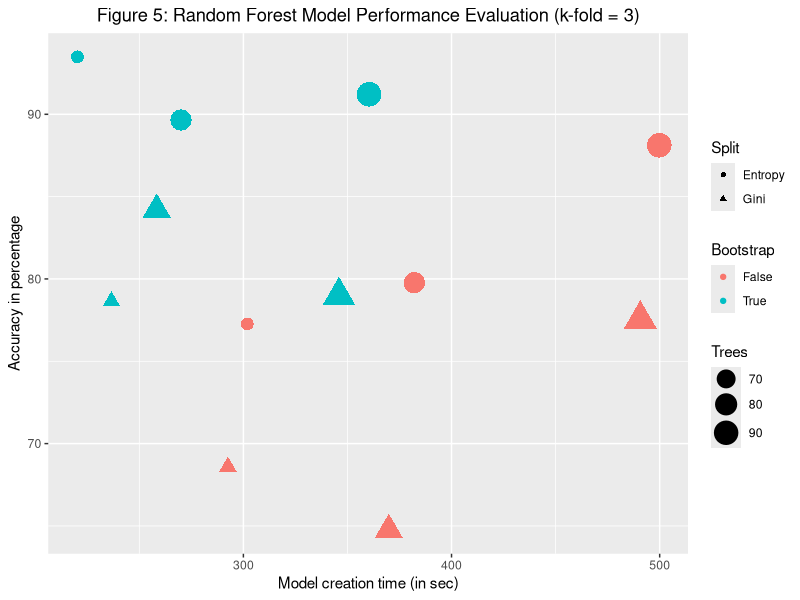
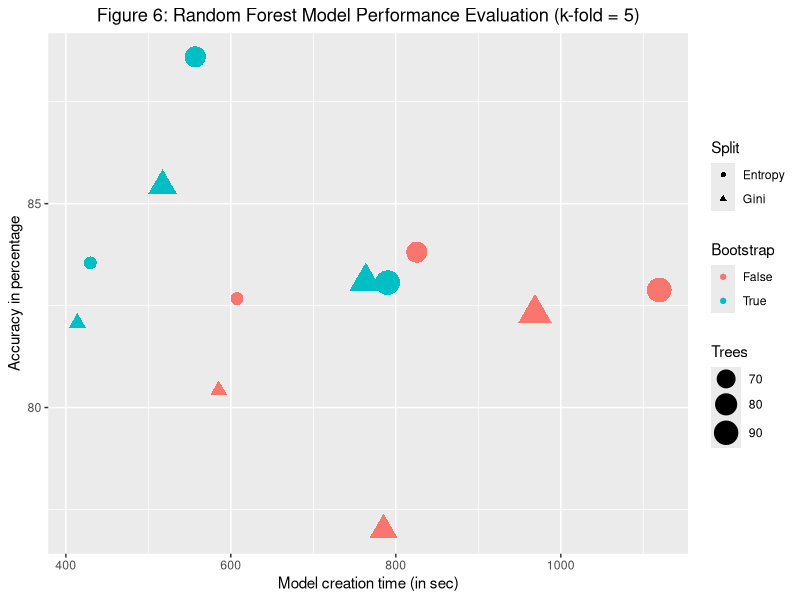
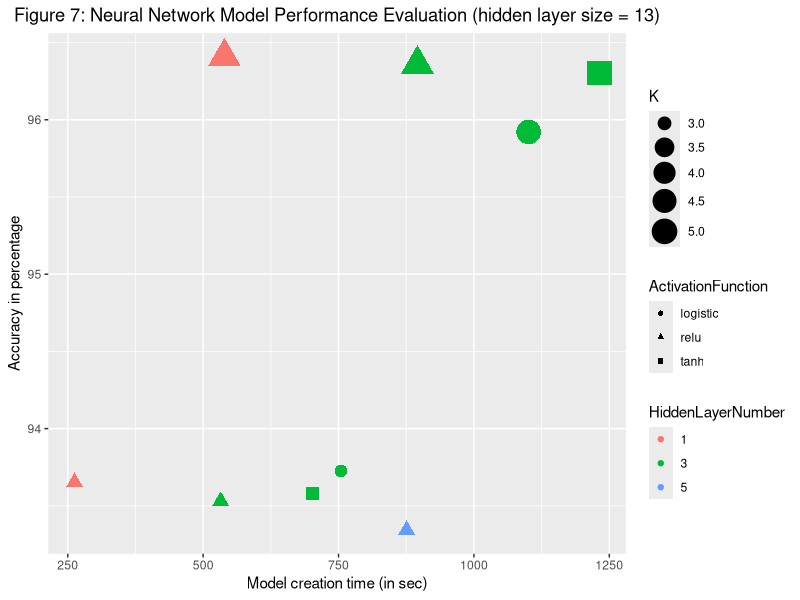
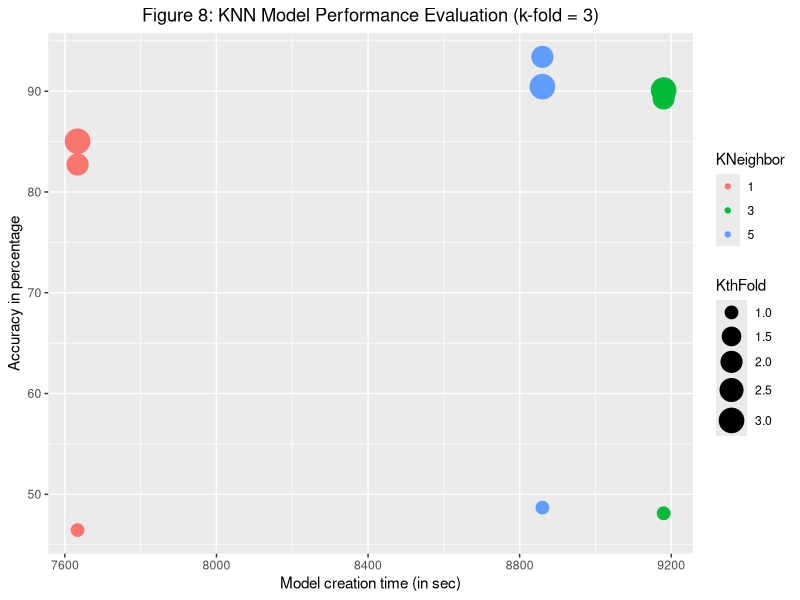
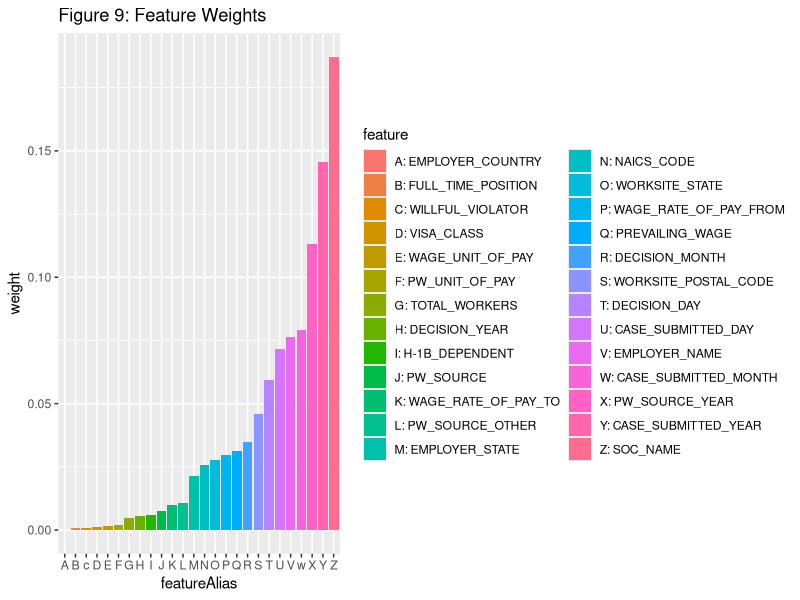
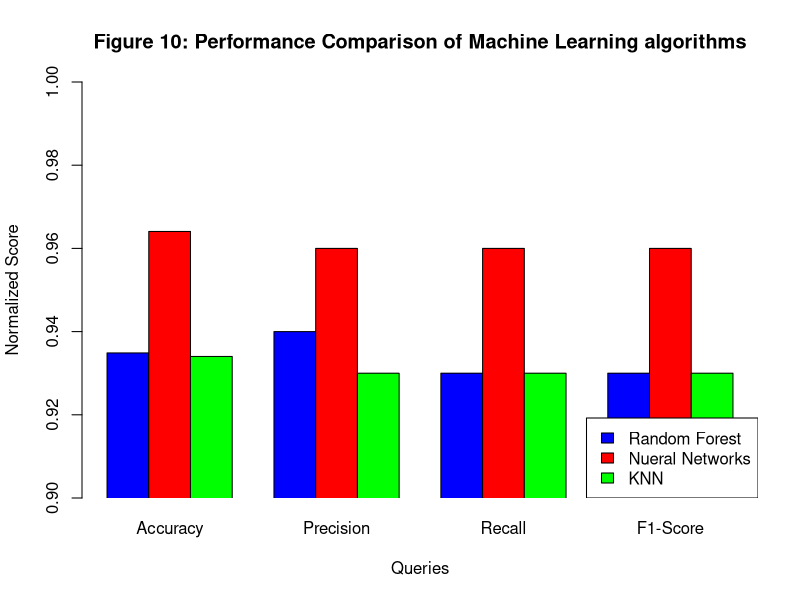

These charts were generated, in order, by the following R code:
## ---- chunk 1
require(ggplot2)

Split <- c("Gini","Entropy","Gini","Entropy","Gini","Entropy","Gini","Entropy","Gini","Entropy","Gini","Entropy")
Trees <- c(96,96,96,96,64,64,64,64,80,80,80,80)
Bootstrap <- c("True","True","False","False","True","True","False","False","True","True","False","False")
ExecTime <- c(345.911999941,360.375999928,490.691000223,499.792999983,236.613000154,220.23300004,292.562000036,301.836999893,258.349999905,270.014000177,369.857000113,382.128999949)
Accuracy <- c(78.9718537873839,91.2158823028203,77.55062626033117,88.1189468601778,78.65886563094662,93.48746059246216,68.60841607779872,77.27058422562413,84.2023346303502,89.65491777670482,64.74821778522536,79.77562555028544)
msdtable <- data.frame(Split,Trees,Bootstrap,ExecTime,Accuracy)
ggplot(msdtable, aes(x=ExecTime, y=Accuracy, size=Trees, color=Bootstrap, shape=Split)) +
  geom_point() +
  scale_size_continuous(range = c(4,8)) +
  xlab("Model creation time (in sec)") +
  ylab("Accuracy in percentage") +
  ggtitle("Figure 5: Random Forest Model Performance Evaluation (k-fold = 3)") +
  theme(plot.title = element_text(hjust = 0.5))
## ---- chunk 2
require(ggplot2)

Split <- c("Gini","Entropy","Gini","Entropy","Gini","Entropy","Gini","Entropy","Gini","Entropy","Gini","Entropy")
Trees <- c(96,96,96,96,64,64,64,64,80,80,80,80)
Bootstrap <- c("True","True","False","False","True","True","False","False","True","True","False","False")
ExecTime <- c(763.559999943,790.118000031,968.715999842,1119.35899997,413.936999798,429.585000038,585.284000158,607.549999952,517.230999947,556.832999945,785.162000179,825.488000154)
Accuracy <- c(83.0867107841745,83.06209586564042,82.3198613990741,82.88127088717847,82.07560566900509,83.54776714287067,80.41977903376977,82.67015062436688,85.44406259763129,88.59855908053812,76.99451844698798,83.81001069802228)
msdtable <- data.frame(Split,Trees,Bootstrap,ExecTime,Accuracy)
ggplot(msdtable, aes(x=ExecTime, y=Accuracy, size=Trees, color=Bootstrap, shape=Split)) +
  geom_point() +
  scale_size_continuous(range = c(4,8)) +
  xlab("Model creation time (in sec)") +
  ylab("Accuracy in percentage") +
  ggtitle("Figure 6: Random Forest Model Performance Evaluation (k-fold = 5)") +
  theme(plot.title = element_text(hjust = 0.5))
## ---- chunk 3
require(ggplot2)

ActivationFunction <- c("relu","relu","relu","relu","relu","logistic","logistic","tanh","tanh")
K <- c(3,5,5,3,3,5,3,5,3)
HiddenLayerNumber <- c("3","3","1","1","5","3","3","3","3")
ExecTime <- c(532.31799984,895.649999857,539.296000004,262.450999975,875.738000154,1101.01499987,754.384000063,1232.23599982,701.914000034)
Accuracy <- c(93.53002658426303,96.35888551222699,96.40716862165924,93.65215514303242,93.34314148735542,95.92149734442899,93.7260003181023,96.30302858170732,93.58171820681194)
msdtable <- data.frame(ActivationFunction,K,HiddenLayerNumber,ExecTime,Accuracy)
ggplot(msdtable, aes(x=ExecTime, y=Accuracy, size=K, color=HiddenLayerNumber, shape=ActivationFunction)) +
  geom_point() +
  scale_size_continuous(range = c(4,8)) +
  xlab("Model creation time (in sec)") +
  ylab("Accuracy in percentage") +
  ggtitle("Figure 7: Neural Network Model Performance Evaluation (hidden layer size = 13)") +
  theme(plot.title = element_text(hjust = 0.5))
## ---- chunk 4
require(ggplot2)

KNeighbor <- c("1","1","1","3","3","3","5","5","5")
KthFold <- c(1,2,3,1,2,3,1,2,3)
ExecTime <- c(7633.49699998,7633.49699998,7633.49699998,9180,9180,9180,8860.14700007,8860.14700007,8860.14700007)
Accuracy <- c(46.451759493311364,82.72146326223408,85.03044693372111,48.11553864068846,89.2834218523673,90.10247438140465,48.67675878326565,93.40282314181033,90.45068278384949)
msdtable <- data.frame(KthFold,KNeighbor,ExecTime,Accuracy)
ggplot(msdtable, aes(x=ExecTime, y=Accuracy, size=KthFold,color=KNeighbor)) +
  geom_point() +
  scale_size_continuous(range = c(4,8)) +
  xlab("Model creation time (in sec)") +
  ylab("Accuracy in percentage") +
  ggtitle("Figure 8: KNN Model Performance Evaluation (k-fold = 3)") +
  theme(plot.title = element_text(hjust = 0.5))
## ---- chunk 5
library('knitr')
library('ggplot2')
require('gridExtra')
featureAlias <- c("A","B","c","D","E","F","G","H","I","J","K","L","M","N","O","P","Q","R","S","T","U","V","w","X","Y","Z")
feature <- c("A: EMPLOYER_COUNTRY", "B: FULL_TIME_POSITION", "C: WILLFUL_VIOLATOR", "D: VISA_CLASS", "E: WAGE_UNIT_OF_PAY", "F: PW_UNIT_OF_PAY", "G: TOTAL_WORKERS", "H: DECISION_YEAR", "I: H-1B_DEPENDENT", "J: PW_SOURCE", "K: WAGE_RATE_OF_PAY_TO", "L: PW_SOURCE_OTHER", "M: EMPLOYER_STATE", "N: NAICS_CODE", "O: WORKSITE_STATE", "P: WAGE_RATE_OF_PAY_FROM", "Q: PREVAILING_WAGE", "R: DECISION_MONTH", "S: WORKSITE_POSTAL_CODE", "T: DECISION_DAY", "U: CASE_SUBMITTED_DAY", "V: EMPLOYER_NAME", "W: CASE_SUBMITTED_MONTH", "X: PW_SOURCE_YEAR", "Y: CASE_SUBMITTED_YEAR", "Z: SOC_NAME")
weight <- c(0.0, 0.0007830942186212831, 0.000927174138450827, 0.0013209130542083407, 0.0014978174332684582, 0.001926613865431721, 0.004696222372350042, 0.005613026591388195, 0.0059109170354118045, 0.007495364964875977, 0.009982370752676516, 0.010582386258763989, 0.02157756310762043, 0.025615064518057933, 0.027829702920748982, 0.02953707528245541, 0.031178999525031798, 0.03499635408912244, 0.045799220009636044, 0.05939736127794322, 0.07169787988718014, 0.07641344119157746, 0.07920810072322149, 0.11334477949151597, 0.14549547967947657, 0.18717307761096497)
featureWeight <- data.frame(feature,weight,featureAlias)
ggplot(featureWeight, aes(x=featureAlias, y=weight, fill=feature)) + ggtitle("Figure 9: Feature Weights") + geom_bar(stat="identity")

## ---- chunk 6

queries = c("Accuracy","Precision","Recall","F1-Score")
randomForest = c(0.9348746059246216,0.94,0.93,0.93)
nueralNetworks = c(0.9640716862165924,0.96,0.96,0.96)
knn = c(0.9340282314181033,0.93,0.93,0.93)
height2 <- rbind(randomForest,nueralNetworks,knn)

mp2 <- barplot(height2,beside=TRUE,ylim=c(0.9,1),xpd=F,names.arg = queries,ylab="Normalized Score",xlab="Queries",main="Figure 10: Performance Comparison of Machine Learning algorithms",col = c("blue","red","green"))
legend("bottomright", 
       legend = c("Random Forest", "Nueral Networks","KNN"), 
       fill = c("blue", "red","green"))
